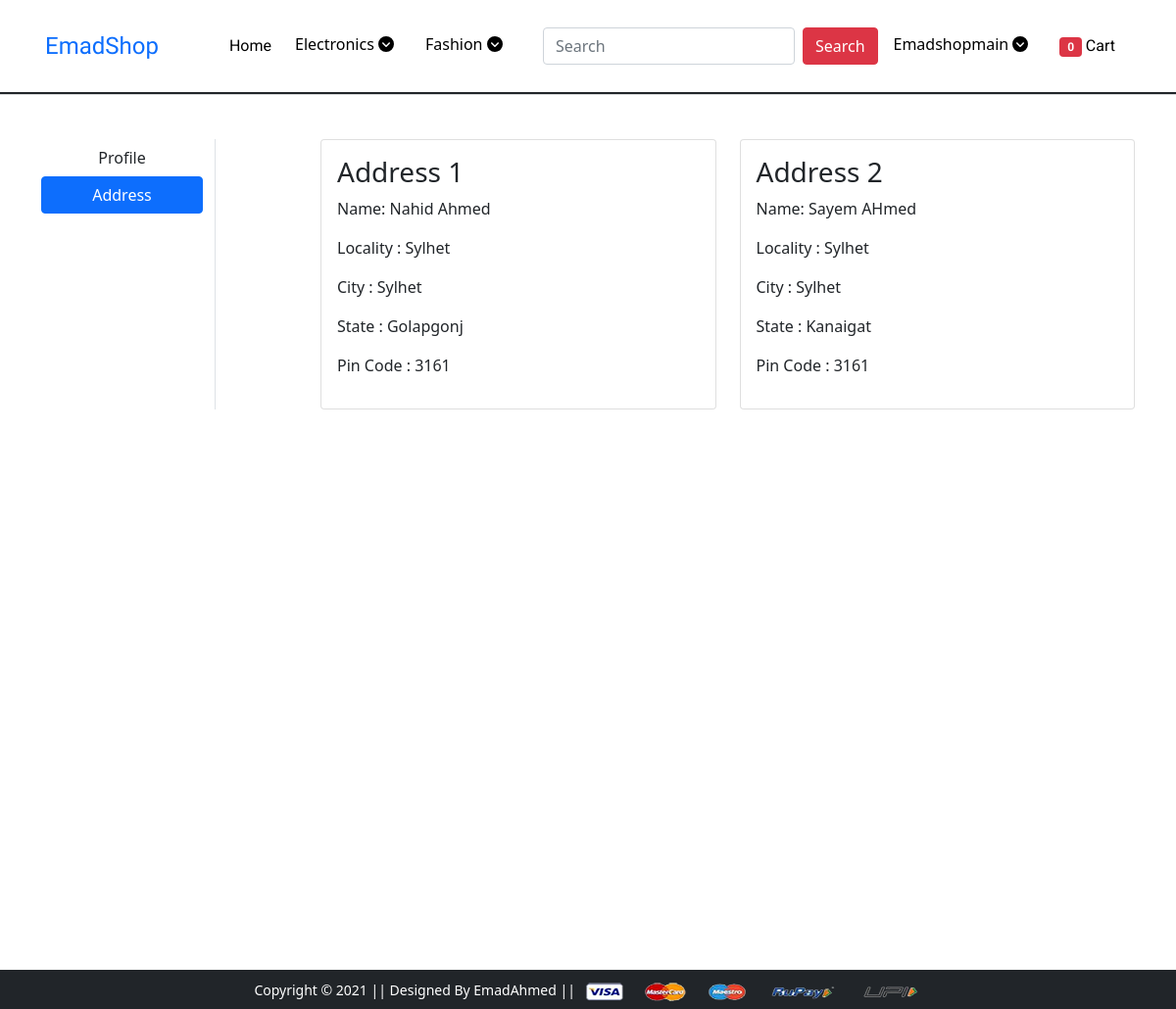
Page /address/ (signed in) on the committed database.
### app/models.py (models this page shows, shortened)
class Customer(models.Model):
    user = models.ForeignKey(User, on_delete=models.CASCADE)
    name = models.CharField(max_length=200)
    locality = models.CharField(max_length=200)
    city = models.CharField(max_length=50)
    zipcode = models.IntegerField()
    state = models.CharField(choices=STATE_CHOICES, max_length=50)

### app/views.py (the view)
# urls.py: path('address/', views.address, name='address'),
@login_required
def address(request):
    add = Customer.objects.filter(user=request.user)
    return render(request, 'app/address.html', {'add': add,  'active': 'btn-primary'})

### app/templates/app/address.html (shortened to what this page needs)
{% extends 'app/base.html' %}
{% load static %}
{% block main-content %}
<div class="container my-5" style="height: 100vh;">
 <div class="row">
  <div class="col-sm-2 border-end">
   <ul class="list-unstyled">
    <li class="d-grid"><a href="{% url 'profile' %}" class="btn">Profile</a></li>
    <li class="d-grid"><a href="{% url 'address' %}" class="btn {{active}}">Address</a></li>
   </ul>
  </div>
  <div class="col-sm-9 offset-sm-1">
   <div class="row">
    {% for ad in add %}
    <div class="col-sm-6">
     <div class="card">
      <div class="card-body">
       <h3>Address {{forloop.counter}}</h3>
       <p>Name: {{ad.name}}</p>
       <p>Locality : {{ad.locality}}</p>
       <p>City : {{ad.city}}</p>
       <p>State : {{ad.state}}</p>
       <p>Pin Code : {{ad.zipcode}}</p>
      </div>
     </div>
    </div>
    {% endfor %}
   </div>
  </div>
 </div>
</div>
{% endblock main-content %}

### app/templates/app/base.html (shortened to what this page needs)
<!doctype html>
{% load static %}
<html lang="en">
<head>
  <link href="https://cdn.jsdelivr.net/npm/bootstrap@5.0.0-beta1/dist/css/bootstrap.min.css" rel="stylesheet"
>
  <link rel="stylesheet" href="{% static 'app/css/owl.carousel.min.css' %}">
  <link rel="stylesheet" href="{% static 'app/css/main.css' %}">
  <link rel="stylesheet" href="{% static 'app/css/all.min.css' %}">
  <link rel="stylesheet" href="{% static 'app/css/style.css' %}">
</head>
{% load total_cart %}
<body>
  <nav class="navbar navbar-expand-lg mb-2">
    <div class="container  p-3">
      <a class="navbar-brand" href="/">EmadShop</a>
      <div class="collapse navbar-collapse" id="navbarSupportedContent">
        <ul class="navbar-nav me-auto mb-2 mb-lg-0 ms-5">
          <li class="nav-item">
            <a class="nav-link" aria-current="page" href="/" style="color: black;">Home</a>
          </li>
          <div class="dropdown">
            <a href="" class="dropbtn" href="#" id="electronicsDropdown">Electronics <i
                class="fas fa-chevron-circle-down"></i></a>
          </div>
          <div class="dropdown">
            <a href="" class="dropbtn" href="#" id="fashionDropdown">Fashion <i
                class="fas fa-chevron-circle-down"></i></a>
          </div>
        </ul>
        <form class="d-flex" action="/searchhresult">
          <input class="form-control me-2" type="search" placeholder="Search" name="search" aria-label="Search">
          <button class="btn btn-danger" type="submit">Search</button>
        </form>
        <div>
          <ul class="navbar-nav me-auto mb-2 mb-lg-0">
            {% if request.user.is_authenticated %}
            <div class="dropdown">
              <a href="" class="dropbtn" href="#" id="profileDropdown"> {{request.user.username|capfirst}} <i
                  class="fas fa-chevron-circle-down"></i></a>
            </div>
            <li class="nav-item mx-2">
              <a href="{% url 'show_cart' %}" class="nav-link"><span class="badge bg-danger">{{tcart|length}}</span>
                Cart
              </a>
            </li>
            {% endif %}
          </ul>
        </div>
      </div>
    </div>
  </nav>
  {% block main-content %} {% endblock main-content %}
  <footer class="container-fluid  bg-dark text-center p-2 mt-5">
    <small class="text-white">Copyright &copy; 2021 || Designed By EmadAhmed || </small>
    <img src="{% static 'app/images/payment.png' %}" alt="" srcset="" class="img-fluid" height="2px">
  </footer>
</body>
</html>

### app/static/app/css/main.css (style rules this page uses)
nav { background-color: #ffffff; box-shadow: 1px 1px 1px 1px; }
.navbar-brand { font-family: 'Odibee Sans', cursive; font-size: 1.5rem; }
nav ul li a { font-family: 'Roboto', sans-serif; color: black; }
.dropbtn { color: black; padding: 16px; font-size: 16px; border: none; }
.dropdown { position: relative; display: inline-block; margin-top: 5.5px; }
.dropbtn { text-decoration: none; }

### rows in the picture
Customer: name "Nahid Ahmed", locality "Sylhet", city "Sylhet", state "Golapgonj", zipcode "3161"
Customer: name "Sayem AHmed", locality "Sylhet", city "Sylhet", state "Kanaigat", zipcode "3161"

### other values in the picture
{{ request.user.username|capfirst }} "Emadshopmain"
{{ tcart|length }} "0"
